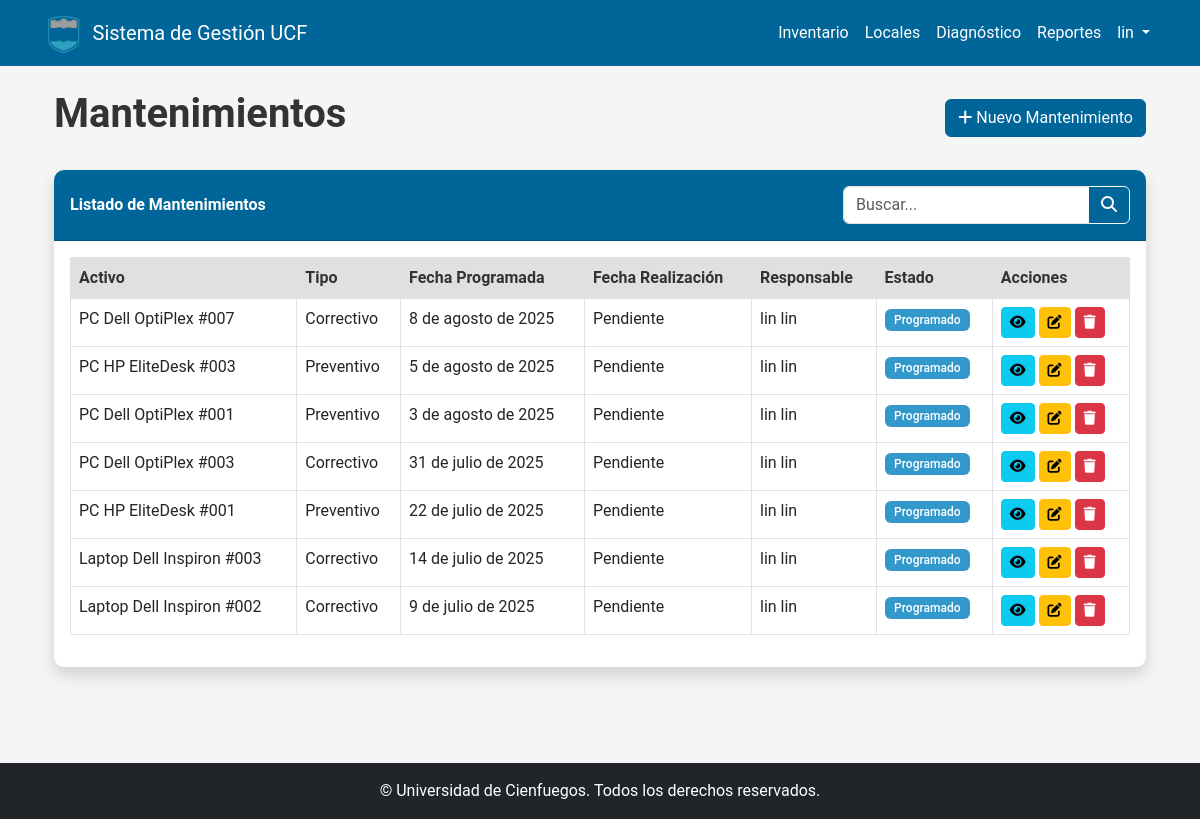
Before: /inventario/mantenimiento/ (signed in) with the older database file.
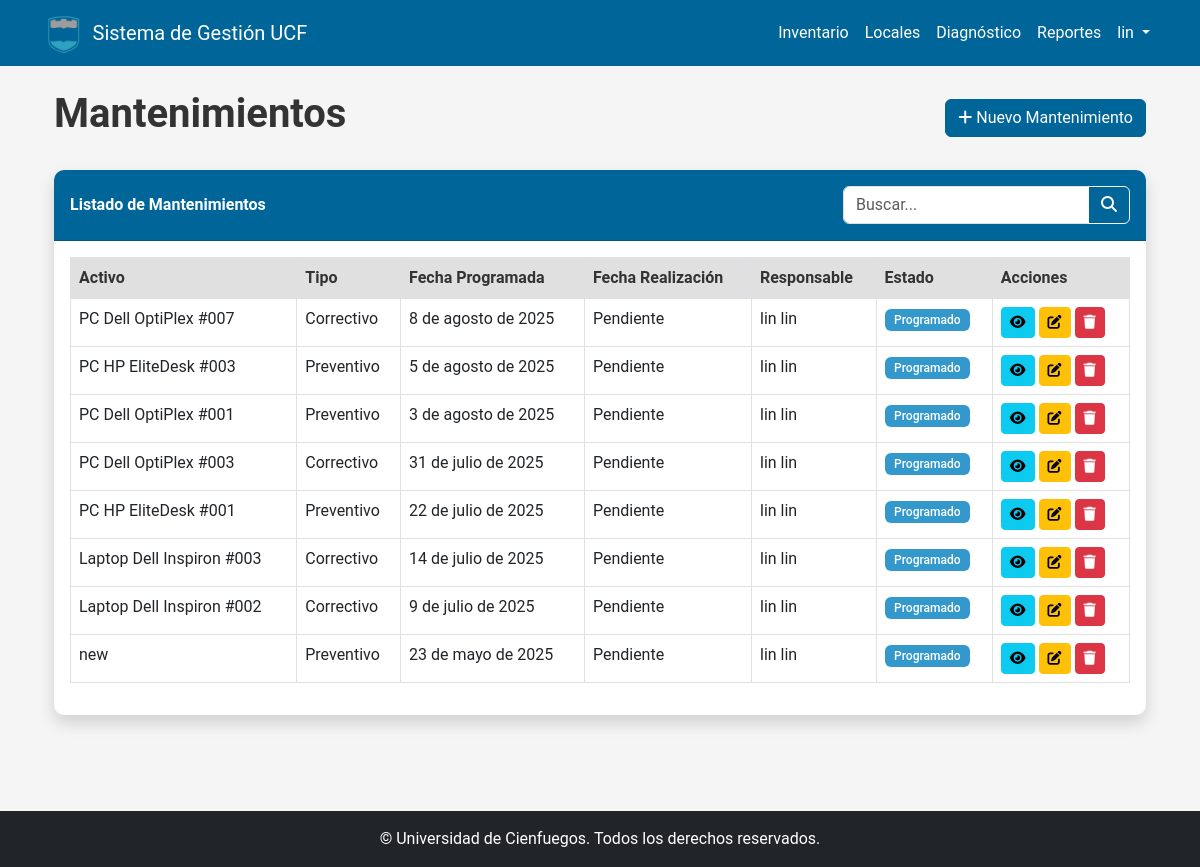
After: the same page with the newer database file.
### inventario/models.py (models this page shows, shortened)
class Mantenimiento(models.Model):
    TIPO_CHOICES = [
        ('preventivo', 'Preventivo'),
        ('correctivo', 'Correctivo'),
    ]
    ESTADO_CHOICES = [
        ('programado', 'Programado'),
        ('en_proceso', 'En Proceso'),
        ('completado', 'Completado'),
        ('cancelado', 'Cancelado'),
    ]
    activo = models.ForeignKey(
        Activo, on_delete=models.CASCADE, related_name='mantenimientos')
    tipo = models.CharField(max_length=20, choices=TIPO_CHOICES)
    fecha_programada = models.DateField()
    fecha_realizacion = models.DateField(blank=True, null=True)
    responsable = models.ForeignKey(
        User, on_delete=models.SET_NULL, null=True, related_name='mantenimientos_asignados')
    descripcion = models.TextField()
    costo = models.DecimalField(
        max_digits=10, decimal_places=2, blank=True, null=True)
    estado = models.CharField(
        max_length=20, choices=ESTADO_CHOICES, default='programado')
    observaciones = models.TextField(blank=True, null=True)
    class Meta:
        verbose_name = "Mantenimiento"
        verbose_name_plural = "Mantenimientos"
        ordering = ['-fecha_programada']

class Activo(models.Model):
    TIPO_CHOICES = [
        ('hardware', 'Hardware'),
        ('software', 'Software'),
    ]
    ESTADO_CHOICES = [
        ('activo', 'Activo'),
        ('en_mantenimiento', 'En Mantenimiento'),
        ('obsoleto', 'Obsoleto'),
        ('baja', 'De Baja'),
    ]
    tipo = models.CharField(max_length=20, choices=TIPO_CHOICES)
    nombre = models.CharField(max_length=200)
    descripcion = models.TextField(blank=True, null=True)
    fecha_adquisicion = models.DateField()
    valor_adquisicion = models.DecimalField(max_digits=10, decimal_places=2)
    estado = models.CharField(
        max_length=20, choices=ESTADO_CHOICES, default='activo')
    departamento = models.ForeignKey(
        Departamento, on_delete=models.CASCADE, related_name='activos')
    ubicacion = models.CharField(max_length=100, blank=True, null=True)
    imagen = models.ImageField(upload_to='activos/', blank=True, null=True)
    fecha_baja = models.DateField(blank=True, null=True)
    motivo_baja = models.TextField(blank=True, null=True)
    fecha_creacion = models.DateTimeField(auto_now_add=True)
    fecha_actualizacion = models.DateTimeField(auto_now=True)
    creado_por = models.ForeignKey(
        User, on_delete=models.SET_NULL, null=True, related_name='activos_creados')
    actualizado_por = models.ForeignKey(
        User, on_delete=models.SET_NULL, null=True, related_name='activos_actualizados')
    class Meta:
        verbose_name = "Activo"
        verbose_name_plural = "Activos"
        ordering = ['-fecha_adquisicion']

### inventario/views.py (the view)
# urls.py: path('mantenimiento/', views.mantenimiento_list, name='mantenimiento_list'),
@login_required
def mantenimiento_list(request):
    mantenimientos = Mantenimiento.objects.all().select_related('activo', 'responsable')
    search = request.GET.get('search', '')
    tipo = request.GET.get('tipo', '')
    estado = request.GET.get('estado', '')
    if search:
        mantenimientos = mantenimientos.filter(
            activo__nombre__icontains=search
        ) | mantenimientos.filter(
            descripcion__icontains=search
        )
    if tipo:
        mantenimientos = mantenimientos.filter(tipo=tipo)
    if estado:
        mantenimientos = mantenimientos.filter(estado=estado)
    return render(request, 'inventario/mantenimiento_list.html', {
        'mantenimientos': mantenimientos,
        'search': search,
        'tipo': tipo,
        'estado': estado
    })

### templates/inventario/mantenimiento_list.html (shortened to what the changed rows need)
{% extends 'base/base.html' %}
{% block content %}
<div class="container">
    <div class="d-flex justify-content-between align-items-center mb-4">
        <h1>Mantenimientos</h1>
    </div>
    <div class="card shadow mb-4">
        <div class="card-body">
            <div class="table-responsive">
                <table class="table table-bordered table-hover" width="100%" cellspacing="0">
                    <thead>
                        <tr>
                            <th>Activo</th>
                            <th>Tipo</th>
                            <th>Fecha Programada</th>
                            <th>Fecha Realización</th>
                            <th>Responsable</th>
                            <th>Estado</th>
                            <th>Acciones</th>
                        </tr>
                    </thead>
                    <tbody>
                        {% if mantenimientos %}
                            {% for mantenimiento in mantenimientos %}
                                <tr>
                                    <td>{{ mantenimiento.activo.nombre }}</td>
                                    <td>{{ mantenimiento.get_tipo_display }}</td>
                                    <td>{{ mantenimiento.fecha_programada }}</td>
                                    <td>{{ mantenimiento.fecha_realizacion|default:"Pendiente" }}</td>
                                    <td>{{ mantenimiento.responsable.get_full_name }}</td>
                                    <td>
                                        {% if mantenimiento.estado == 'programado' %}
                                            <span class="badge bg-info">Programado</span>
                                        {% elif mantenimiento.estado == 'en_proceso' %}
                                            <span class="badge bg-warning">En Proceso</span>
                                        {% elif mantenimiento.estado == 'completado' %}
                                            <span class="badge bg-success">Completado</span>
                                        {% elif mantenimiento.estado == 'cancelado' %}
                                            <span class="badge bg-danger">Cancelado</span>
                                        {% endif %}
                                    </td>
                                    <td>
                                        <a href="{% url 'mantenimiento_detail' pk=mantenimiento.id %}" class="btn btn-sm btn-info">
                                            <i class="fas fa-eye"></i>
                                        </a>
                                        <a href="{% url 'mantenimiento_edit' pk=mantenimiento.id %}" class="btn btn-sm btn-warning">
                                            <i class="fas fa-edit"></i>
                                        </a>
                                        <a href="{% url 'mantenimiento_delete' pk=mantenimiento.id %}" class="btn btn-sm btn-danger">
                                            <i class="fas fa-trash"></i>
                                        </a>
                                    </td>
                                </tr>
                            {% endfor %}
                        {% else %}
                            <tr>
                                <td colspan="7" class="text-center">No hay registros disponibles</td>
                            </tr>
                        {% endif %}
                    </tbody>
                </table>
            </div>
        </div>
    </div>
</div>
{% endblock %}

Changed rows visible on the page:
added Mantenimiento: activo.nombre "new", tipo "Preventivo", fecha_programada "23 de mayo de 2025", fecha_realizacion "Pendiente", responsable.get_full_name "lin lin", estado "Programado"
